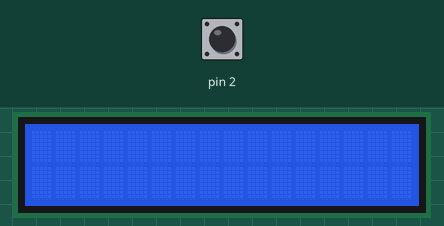
Bench run of a sketch on a simulated Arduino Uno, built with avr-gcc and run on an emulated ATmega328P. Parts: 16×2 character LCD. Inputs (shaded band) come from the test bench; at power-on: pin 2 HIGH.

Above: at 1.2 s.
1.3 s: pin 2 pulled LOW for 0.15 s
At 2.1 s:
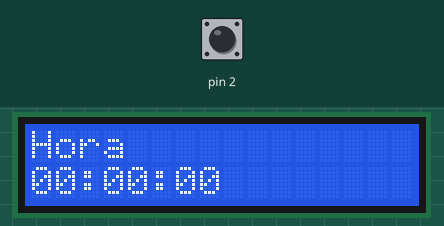
At 3.2 s:
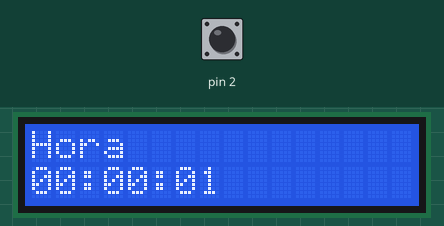
Timing chart, 0 to 4.7 s (numbered marks = the images above; inputs shaded):
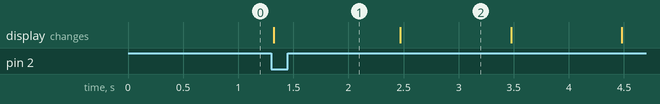

Measured:
- after the input at 1.3 s, the display: changes at once (image 1)
- what the display in image 2 shows lasts 1.0 s, from 2.5 s to 3.5 s

The sketch:

prueba2.ino
```cpp
//INFO: LIBRERIA TIME
//https://leantec.es/blog/42_Como-medir-el-tiempo-con-Arduino-y-la-librer%C3%AD.html
//https://www.prometec.net/time-arduino/

#include <Time.h>
#include <TimeLib.h>
//`hola

//variables de inicio reloj
int hora;
int minuto;
int segundo;
int dia;
int mes;
int any;
int menu;

//INFO LCD 16X2
//https://www.prometec.net/bus-i2c/
//https://www.zonamaker.com/arduino/modulos-sensores-y-shields/display-lcd-mediante-bus-i2c-twi-spi

#include <LCD.h>
#include <Wire.h>
#include <LiquidCrystal.h>
#include <LiquidCrystal_I2C.h>
//variable con la dirección de nuestro display.
byte dir = 0x27;
LiquidCrystal_I2C lcd(0x27,2, 1, 0, 4, 5, 6, 7);//ignorar, parametros para funcionar moduloi2c

//INFO PULLUP
//https://www.arduino.cc/en/Tutorial/InputPullupSerial


void setup()
{
  Serial.begin(115200);//Inicializamos el puerto serie.
  //Anotamos la hora y la fecha desde la que nuestro programa empezará a contar.
  //Formato: hora, minutos, segundos, días, mes, año. Marca el inicio del reloj

  lcd.begin (16,2);                  //Inicializar el display con 16 caraceres 2 lineas
  lcd.setBacklightPin(3,POSITIVE);   //Esta instrucción establece que el pin 3 del display es el que enciende y apaga la luz de fondo.
  lcd.setBacklight(HIGH);            //encendemos la luz de fondo de nuestro display
  pinMode(2, INPUT_PULLUP);

}
void loop() {
int start = digitalRead(2);
if (start == LOW) {
   menu=1;
   setTime(hora, minuto, segundo, dia, mes, any);
}

if(menu==1){
    time_t t = now();//Declaramos la variable time_t t
    hora = hour(t);
    minuto = minute(t);
    segundo = second(t);
    //Serial.println(segundo);
    //delay(1000);//Esperamos 1 segundo
    //(posicion,linea)
    lcd.home ();                       //Esta función coloca el cursor del display en la posición inicial (parte superior izquierda de la pantalla)
    lcd.print("Hora");
    lcd.setCursor ( 2, 1 );
    lcd.print(':');
    lcd.setCursor ( 5, 1 );
    lcd.print(':');

    if (segundo < 10){
      lcd.setCursor ( 7, 1 );
      lcd.print(segundo);
      lcd.setCursor ( 6, 1 );
      lcd.print(0);
    } else {
      lcd.setCursor ( 6, 1 );
      lcd.print(segundo);
    }
  if (minuto < 10){
      lcd.setCursor ( 4, 1 );
      lcd.print(minuto);
      lcd.setCursor ( 3, 1 );
      lcd.print(0);
    } else {
      lcd.setCursor ( 3, 1 );
      lcd.print(minuto);
    }
    if (hora < 10){
        lcd.setCursor ( 1, 1 );
        lcd.print(hora);
        lcd.setCursor ( 0, 1 );
        lcd.print(0);
      } else {
        lcd.setCursor ( 0, 1 );
        lcd.print(hora);
      }
}}
```
